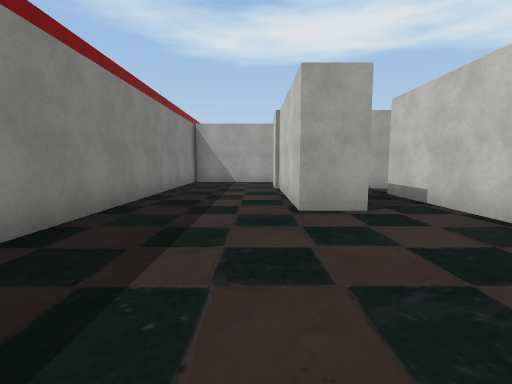
View 1 (above)

24 first-person views from a walk through a Unity game level. The camera is 1.4 m above the floor, tilts 6° down and sees 85° across. The floor is counted in squares, 2 m on a side. Each view is taken from the middle of a square. On the plan, view 1 faces up. The plan holds only what a view shows up to about 9 squares ahead; the rest is blank. The place goes on beyond the plan. Some surface patterns are stand-ins.

View 2
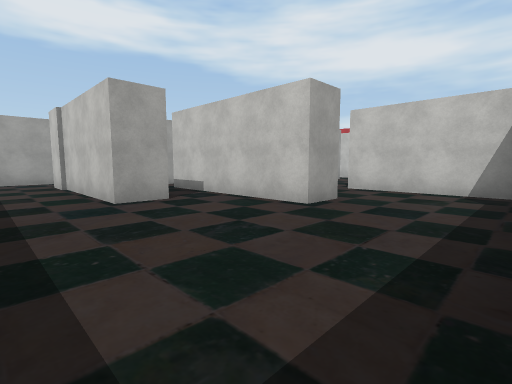

View 3
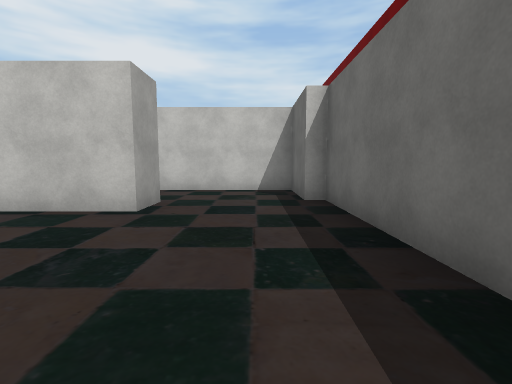

View 4
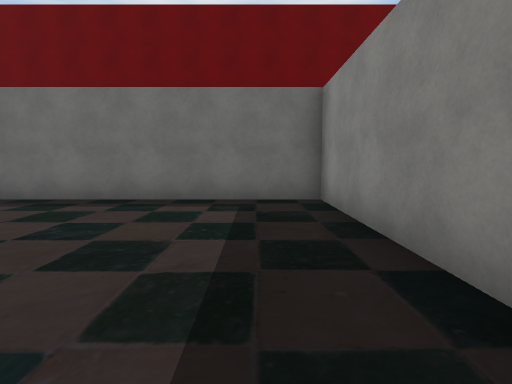

View 5
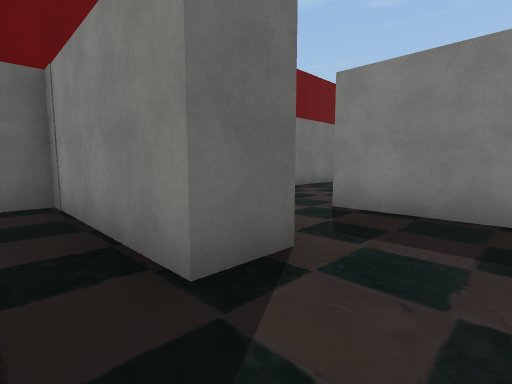

View 6
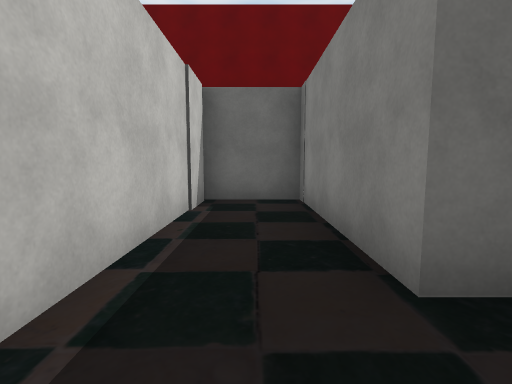

View 7
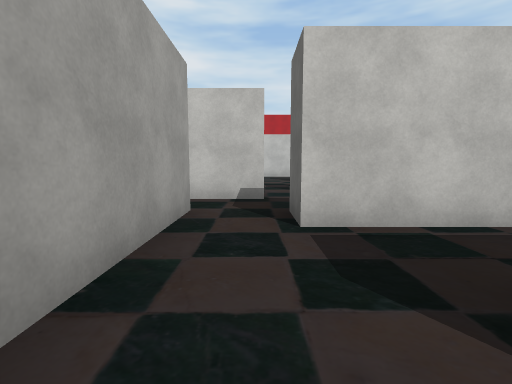

View 8
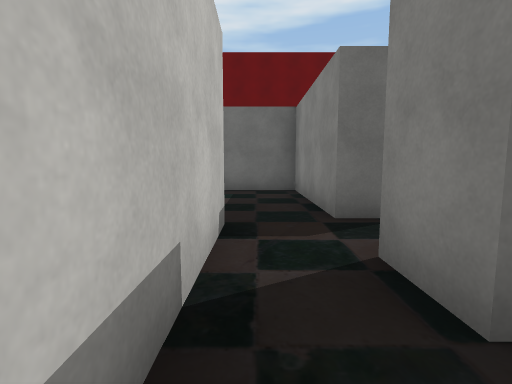

View 9
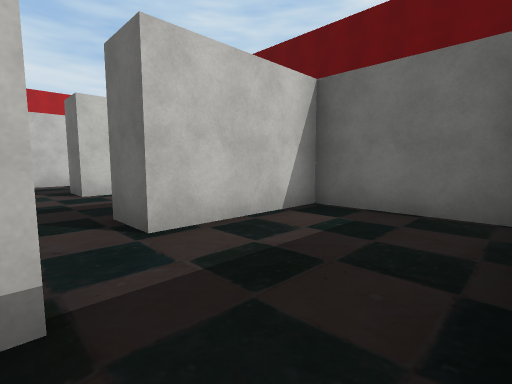

View 10
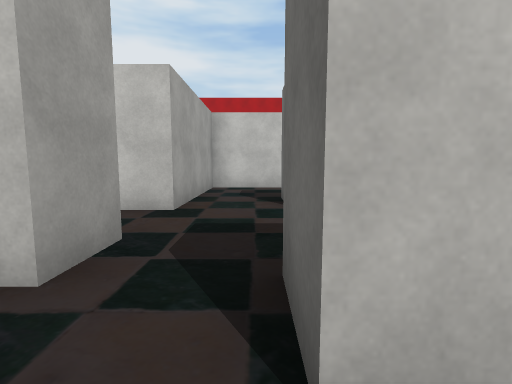

View 11
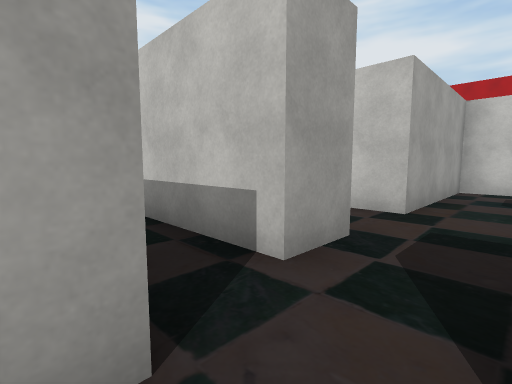

View 12
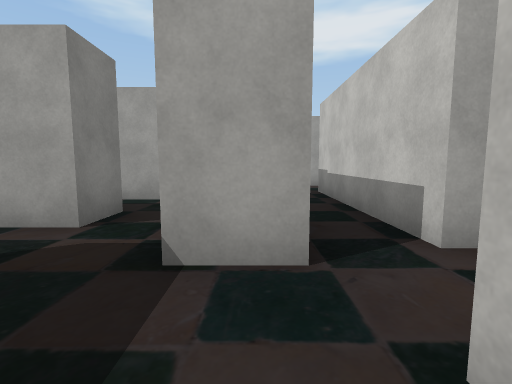

View 13
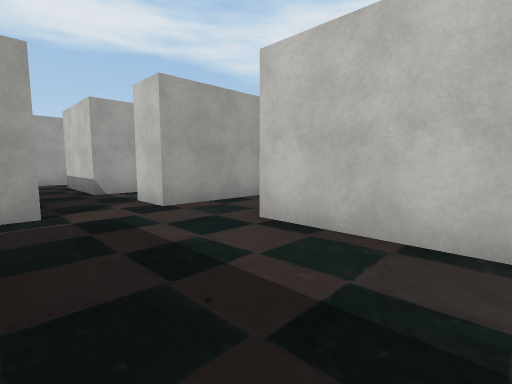

View 14
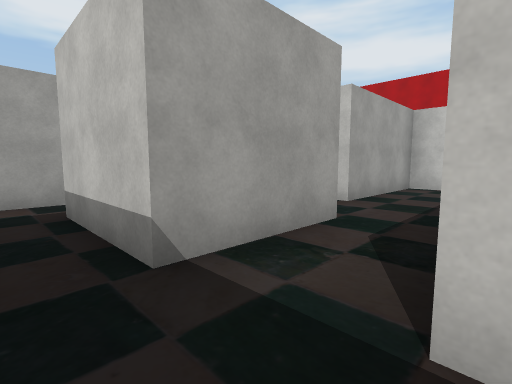

View 15
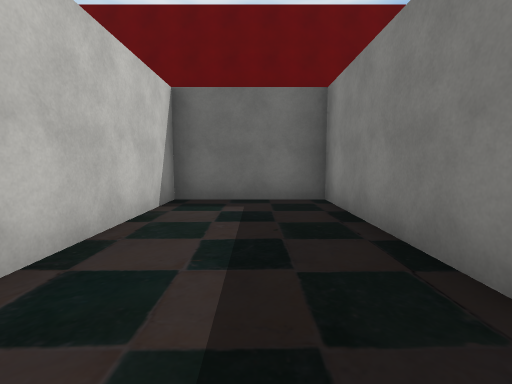

View 16
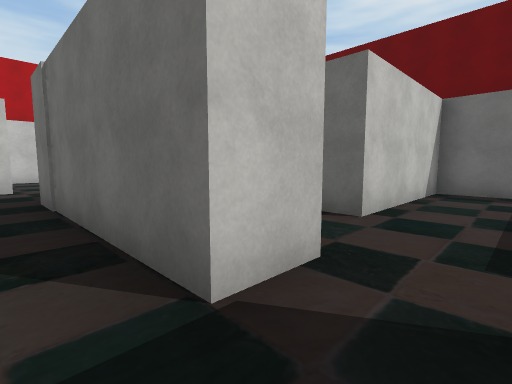

View 17
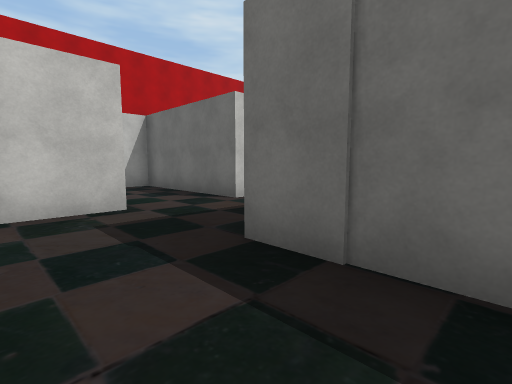

View 18
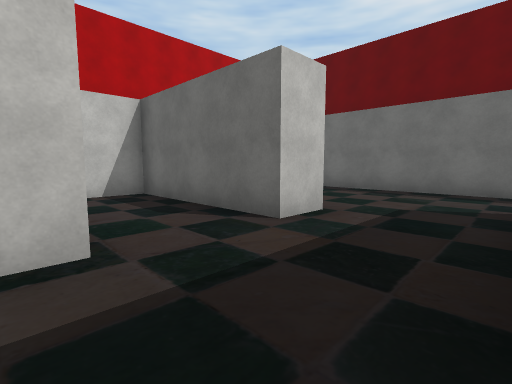

View 19
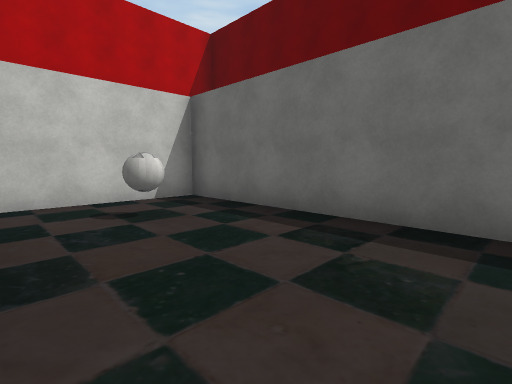

View 20
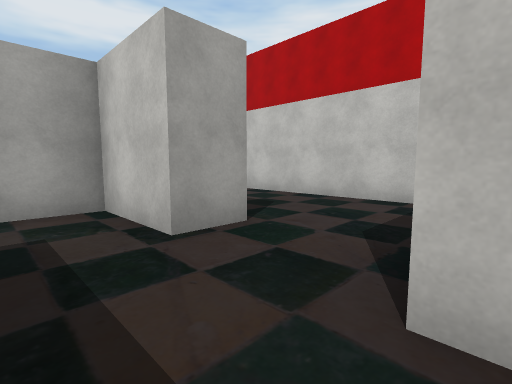

View 21
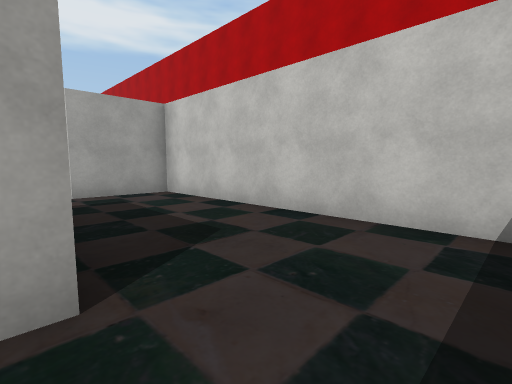

View 22
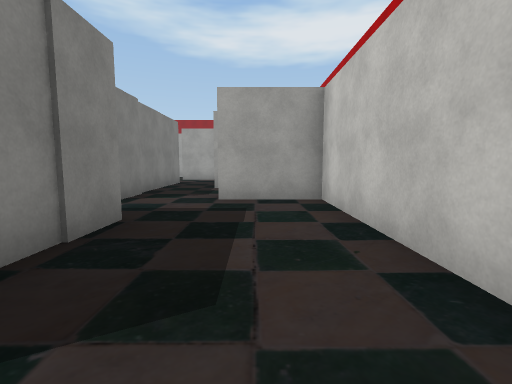

View 23
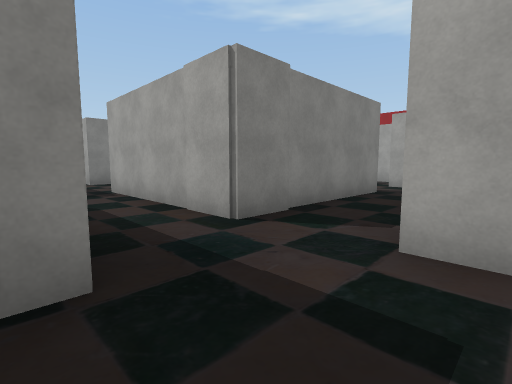

View 24
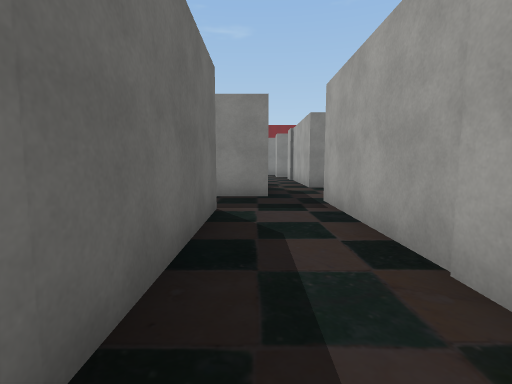

### Floor plan
Points are (right, up) in squares from view 1. A wall is a line through its corners. A room is listed if a view was taken in it or the views show most of it. See-through windows are left out.
Room 1 (views 1, 2, 3, 4)
walls: (1.8, 4) (0.6, 4) (0.6, 8.6); (4, 1.7) (3, 1.7) (3, 4.4); (-2.2, 9.1) (-2.2, -1.3) (4.2, -1.3) (4.2, -0.9) (6.2, -0.9) (6.2, 1.6); (0.8, 10.2) (-0.6, 10.2)
ways out: opening at (2, 5.5) to room 13; opening at (5, 2)
Room 2 (views 5, 6, 7)
walls: (6.2, 2.6) (7.1, 2.6) (7.1, -1.3) (9, -1.3) (9, 3.5); (8.4, 5) (7, 5)
ways out: opening at (9.5, 4) to room 4; opening at (6.5, 3.5)
Room 3 (view 8)
walls: (10.2, 7.4) (9.4, 7.4); (3.6, 7.6) (3, 7.6)
ways out: opening at (11, 5.5) to room 4; opening at (3.5, 7) to room 13
Room 4 (views 9, 12)
walls: (11.4, 3.8) (11.4, 6.8); (9, 3.5) (10.1, 3.5) (10.1, -0.1) (12.7, -0.1) (12.7, 2.8); (10.1, 6) (10.1, 5) (8.4, 5)
ways out: opening at (9.5, 4) to room 2; opening at (11, 5.5) to room 3; opening at (12, 3) to room 5
Room 5 (views 10, 11, 13, 15)
walls: (12.7, 2.8) (13.7, 2.8) (13.7, -1.3) (16.6, -1.3) (16.6, 2.6); (14.6, 4.2) (13.5, 4.2) (13.5, 8.9); (12.4, 3.8) (11.4, 3.8)
ways out: opening at (12, 3) to room 4; opening at (15.5, 5) to room 6; opening at (17, 3.5) to room 11; opening at (14, 9.5) to room 12
Room 6 (views 14, 16)
walls: (15.8, 6.7) (15.8, 9.3); (16.1, 4.2) (16.1, 5.2)
ways out: opening at (15.5, 5) to room 5; opening at (17.5, 6) to room 7; opening at (15, 7.5) to room 12
Room 7 (view 17)
walls: (18.2, 6.7) (15.8, 6.7); (16.1, 5.2) (19.5, 5.2)
ways out: opening at (17.5, 6) to room 6; opening at (20.5, 6.5) to room 8; opening at (19, 8) to room 10
Room 8 (view 18)
walls: (23.2, 5.4) (23.2, 7.4) (19.8, 7.4); (19.5, 5.2) (21, 5.2)
ways out: opening at (20.5, 6.5) to room 7; opening at (22.5, 3) to room 9; opening at (24, 4.5) to room 10
Room 9 (views 19, 20)
walls: (23.2, 2.2) (23.2, 3.3); (21.2, -1.3) (27.3, -1.3) (27.3, 1.9)
ways out: opening at (22.5, 3) to room 8; opening at (20.5, -0.5)
Room 10 (views 21, 22, 23, 24)
walls: (23.3, 10.2) (18.8, 10.2); (24.3, 8.5) (24.3, 6.8); (19.8, 8.4) (23.5, 8.4); (24.4, 5.4) (23.2, 5.4); (18.2, 9.4) (18.2, 8.1); (23.2, 3.3) (27.3, 3.3) (27.3, 10.2) (25.3, 10.2); (16.1, 11) (16.1, 10.5)
ways out: opening at (19, 8) to room 7; opening at (24, 4.5) to room 8; opening at (16, 10) to room 12; opening at (17.5, 11); opening at (24.5, 11)
Room 11 (no view inside)
walls: (16.6, 2.6) (17.6, 2.6); (19.9, 2) (19.9, 4.2) (16.1, 4.2)
ways out: opening at (17, 3.5) to room 5; opening at (18.5, 1.5)
Room 12 (no view inside)
walls: (16.1, 10.5) (13.6, 10.5)
ways out: opening at (14, 9.5) to room 5; opening at (15, 7.5) to room 6; opening at (16, 10) to room 10
Room 13 (no view inside)
walls: (3, 4.4) (3, 6.4)
ways out: opening at (2, 5.5) to room 1; opening at (3.5, 7) to room 3

Positions as (right, up) in squares from view 1, and headings:
1: (0, 0), facing up
2: (-1, -1), facing up-right
3: (-1, 0), facing right
4: (-1, 4), facing down
5: (8, 4), facing down-left
6: (8, 4), facing down
7: (6, 4), facing right
8: (11, 7), facing down
9: (10, 4), facing down-right
10: (12, 3), facing right
11: (12, 3), facing up-right
12: (12, 2), facing up
13: (14, 0), facing up-right
14: (15, 5), facing up-right
15: (15, 4), facing down
16: (15, 6), facing down-right
17: (19, 7), facing down-right
18: (21, 6), facing down-right
19: (22, 2), facing down-right
20: (22, 3), facing up-right
21: (24, 4), facing up-right
22: (26, 5), facing up
23: (26, 8), facing up-left
24: (24, 9), facing left
